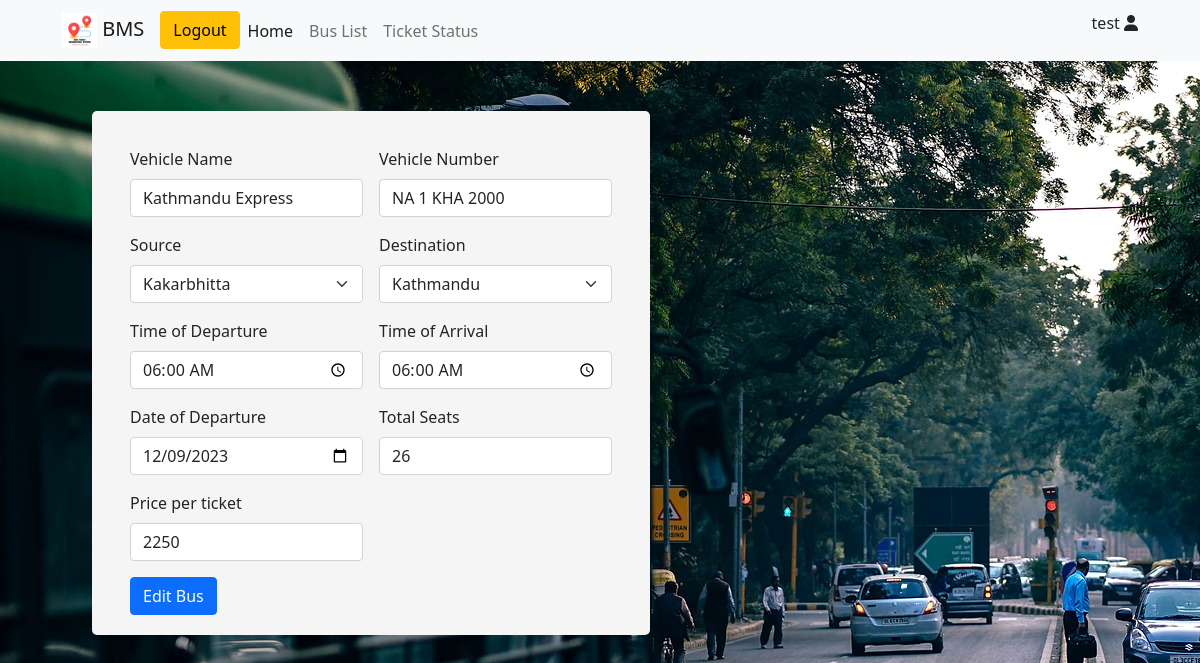
Page /editBus/8 (signed in) on the committed database.
### bms/models.py (models this page shows, shortened)
class Vehicle(models.Model):
    name = models.CharField(max_length=50)
    vehicle_number = models.CharField(max_length=15)
    source = models.ForeignKey(busRoute, on_delete=models.CASCADE,default=1, related_name='sourceid')
    destination = models.ForeignKey(busRoute, on_delete=models.CASCADE,default=1, related_name='destinationid')
    date = models.DateField(null=True)
    v_status = models.BooleanField(default=True)
    departure = models.TimeField(null=True, blank=True)
    arrive = models.TimeField(null=True, blank=True)
    available_seats = models.IntegerField(default=25)
    booked_seats = models.IntegerField(default=0)
    price = models.IntegerField(default=20)
    updated = models.DateTimeField(auto_now=True)
    created = models.DateTimeField(auto_now_add=True)
    class Meta:
        ordering = ['-updated', '-created']

class busRoute(models.Model):
    name = models.CharField(max_length=100)
    updated = models.DateTimeField(auto_now=True)
    created = models.DateTimeField(auto_now_add=True)
    def __str__(self):
        return self.name

### bms/views.py (the view, shortened to what this page needs)
# urls.py: path('editBus/<str:id>', views.editBus, name='editBus'),
@login_required(login_url='loginUser')
def editBus(request, id):
    busRoutes = busRoute.objects.all()
    vehicle = Vehicle.objects.get(id=id)
    context = {
        'busRoutes':busRoutes,
        'vehicle' : vehicle,
        }
    return render(request, 'bms/editBus.html', context)

### bms/templates/bms/editbus.html (shortened to what this page needs)
{% extends 'main.html' %}
{% block content %}
<div class="container mt-3">
    <form class="row g-3" method="post">
        <div class="col-md-6">
          <label for="vehicleName" class="form-label">Vehicle Name</label>
          <input type="text" class="form-control" name="Vname" placeholder="Makalu Express" value="{{ vehicle.name }}" required >
        </div>
        <div class="col-md-6">
            <label for="VehicleNumber" class="form-label">Vehicle Number</label>
            <input type="text" class="form-control" name="Vnumber" placeholder="NA 1 KHA 1200" value="{{ vehicle.vehicle_number }}" required>
          </div>
          <div class="col-md-6">
            <label for="source" class="form-label">Source</label>
            <select name="source" class="form-select" aria-label="Select Source" required>
              {% for busRoute in busRoutes %}
              <option value="{{ busRoute.id }}"  {% if busRoute.id == vehicle.source.id %} selected {% endif %}>{{ busRoute }}</option>
              {% endfor %}
            </select>
          </div>
          <div class="col-md-6">
            <label for="destination" class="form-label">Destination</label>
            <select name="destination" class="form-select" aria-label="Select Destination" required>
              {% for busRoute in busRoutes %}
              <option value="{{ busRoute.id }}"  {% if busRoute.id == vehicle.destination.id %} selected {% endif %}>{{ busRoute }}</option>
              {% endfor %}
            </select>
          </div>
        <div class="col-md-6">
          <label for="Departure" class="form-label">Time of Departure</label>
          <input type="time" class="form-control" name="Dtime" value="{{ vehicle.departure | time:'h:i:s' }}" required>
        </div>
        <div class="col-md-6">
            <label for="Arrival" class="form-label">Time of Arrival</label>
            <input type="time" class="form-control" name="Atime" value="{{ vehicle.arrive | time:'h:i:s' }}" required>
          </div>
          <div class="col-md-6">
            <label for="departureDate" class="form-label">Date of Departure</label>
            <input type="date" class="form-control" name="date" value="{{ vehicle.date | date:'Y-m-d' }}" required>
          </div>
          <div class="col-md-6">
              <label for="TotalSeats" class="form-label"> Total Seats</label>
              <input type="number" class="form-control" name="seats" placeholder="Enter Total Seats" value="{{ vehicle.available_seats }}" required>
            </div>
              <div class="col-md-6">
                  <label for="Price" class="form-label">Price per ticket</label>
                  <input type="number" class="form-control" name="price" placeholder="500" value="{{ vehicle.price }}" required>
                </div>
        <div class="col-12">
          <button type="submit" class="btn btn-primary">Edit Bus</button>
        </div>
      </form>
</div>
{% endblock content %}

### bms/templates/main.html (shortened to what this page needs)
<!DOCTYPE html>
<html lang="en">
  <head>
    <link rel="stylesheet" href="style.css" />
    <link
      rel="stylesheet"
      href="path/to/font-awesome/css/font-awesome.min.css"
    />
    <link rel="stylesheet" href="https://cdnjs.cloudflare.com/ajax/libs/font-awesome/6.0.0-beta3/css/all.min.css">
    <link
      href="https://cdn.jsdelivr.net/npm/bootstrap@5.1.3/dist/css/bootstrap.min.css"
      rel="stylesheet"
    />
  </head>
  <body>
    {% block navbar %}
    {% load static %}
    <nav class="navbar navbar-expand-lg navbar-light bg-light">
      <div class="container-fluid">
        <a class="navbar-brand" href="#">
          <img src="{% static 'assets/logo.jpeg' %}" alt="logo" height="35px" width="35px"/>
          BMS
        </a>
        <div class="collapse navbar-collapse" id="navbarNav">
          <ul class="navbar-nav">
            {% if request.user.is_authenticated %}
            <li>
              <a href="{% url 'logout' %}"
                ><button type="button" class="btn btn-warning">Logout</button></a
              >
            </li>
            {% else %}
            <li>
              <a href="{% url 'loginUser' %}">
                <button type="button" class="btn btn-success">Login</button>
              </a>
            </li>
            {% endif %}
            {% block navItem %}
            <li class="nav-item">
              <a class="nav-link active" aria-current="page" href="{% url 'home' %}">Home</a>
            </li>
            <li class="nav-item">
              <a class="nav-link" href="{% url 'busList' %}">Bus List</a>
            </li>
            <li class="nav-item">
              <a class="nav-link" href="{% url 'ticketStatus' %}">Ticket Status</a>
            </li>
            {% endblock navItem %}
          </ul>
        </div>
        <div>
          {% if user.is_authenticated %}
            <p> {{ user.username }} <i class="fa fa-user"></i></p>
        {% endif %}
        </div>
      </div>
    </nav> {% endblock %}
    {% block content %}{% endblock %}
  </body>
</html>

### raw/style.css (style rules this page uses)
body { background-image: url(assets/images/home.jpg); }
nav { padding: 50px; }
form { background-color: whitesmoke; padding: 20px 30px; border: 2px; border-color: aliceblue; border-radius: 5px; width: 50%; margin-left: 50px !important; margin-top: 50px !important; }

### rows in the picture
Vehicle: Vname "Kathmandu Express", Vnumber "NA 1 KHA 2000", source "Kakarbhitta", destination "Kathmandu", Dtime "06:00:00", Atime "06:00:00", date "12/09/2023", seats "26", price "2250"

### other values in the picture
{{ user.username }} "test"
